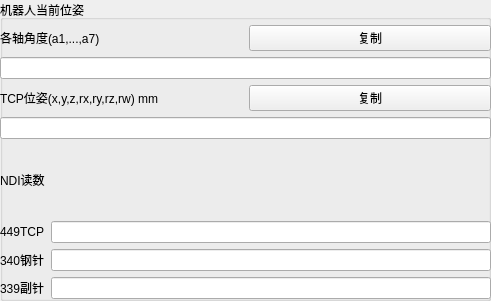
   <widget class="QGroupBox" name="groupBox_pose">
    <property name="geometry">
     <rect>
      <x>10</x>
      <y>0</y>
      <width>491</width>
      <height>301</height>
     </rect>
    </property>
    <property name="title">
     <string>机器人当前位姿</string>
    </property>
    <widget class="QWidget" name="gridLayoutWidget">
     <property name="geometry">
      <rect>
       <x>0</x>
       <y>25</y>
       <width>491</width>
       <height>274</height>
      </rect>
     </property>
     <layout class="QGridLayout" name="gridLayout_2">
      <item row="0" column="1">
       <layout class="QHBoxLayout" name="horizontalLayout_6">
        <item>
         <widget class="QLabel" name="label_15">
          <property name="text">
           <string>各轴角度(a1,...,a7)</string>
          </property>
         </widget>
        </item>
        <item>
         <widget class="QPushButton" name="lineEdit_joint_out_copy_button">
          <property name="text">
           <string>复制</string>
          </property>
         </widget>
        </item>
       </layout>
      </item>
      <item row="6" column="1">
       <widget class="QLabel" name="label_19">
        <property name="text">
         <string>NDI读数</string>
        </property>
       </widget>
      </item>
      <item row="2" column="1">
       <widget class="QLineEdit" name="lineEdit_joint_out"/>
      </item>
      <item row="5" column="1">
       <widget class="QLineEdit" name="lineEdit_pose_out"/>
      </item>
      <item row="7" column="1">
       <layout class="QFormLayout" name="formLayout">
        <item row="0" column="0">
         <widget class="QLabel" name="label_20">
          <property name="text">
           <string>449TCP</string>
          </property>
         </widget>
        </item>
        <item row="1" column="0">
         <widget class="QLabel" name="label_21">
          <property name="text">
           <string>340钢针</string>
          </property>
         </widget>
        </item>
        <item row="2" column="0">
         <widget class="QLabel" name="label_22">
          <property name="text">
           <string>339副针</string>
          </property>
         </widget>
        </item>
        <item row="0" column="1">
         <widget class="QLineEdit" name="lineEdit_ndi449">
          <property name="text">
           <string/>
          </property>
         </widget>
        </item>
        <item row="1" column="1">
         <widget class="QLineEdit" name="lineEdit_ndi340"/>
        </item>
        <item row="2" column="1">
         <widget class="QLineEdit" name="lineEdit_ndi339"/>
        </item>
       </layout>
      </item>
      <item row="3" column="1">
       <layout class="QHBoxLayout" name="horizontalLayout_7">
        <item>
         <widget class="QLabel" name="label_16">
          <property name="text">
           <string>TCP位姿(x,y,z,rx,ry,rz,rw) mm</string>
          </property>
         </widget>
        </item>
        <item>
         <widget class="QPushButton" name="lineEdit_pose_out_copy_button">
          <property name="text">
           <string>复制</string>
          </property>
         </widget>
        </item>
       </layout>
      </item>
     </layout>
    </widget>
   </widget>
